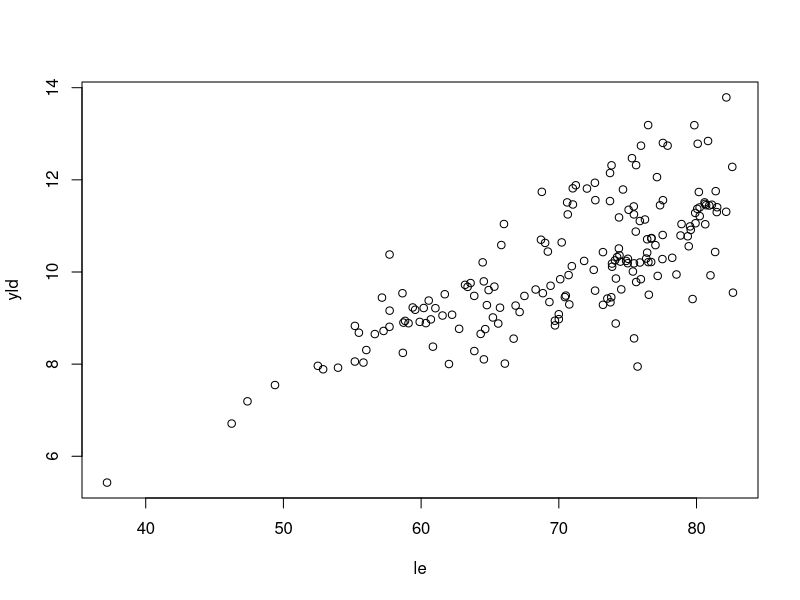
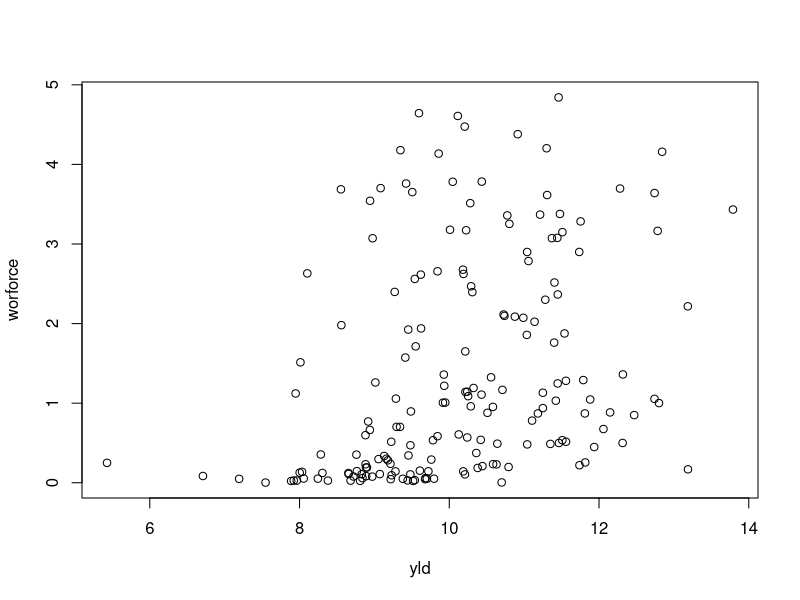
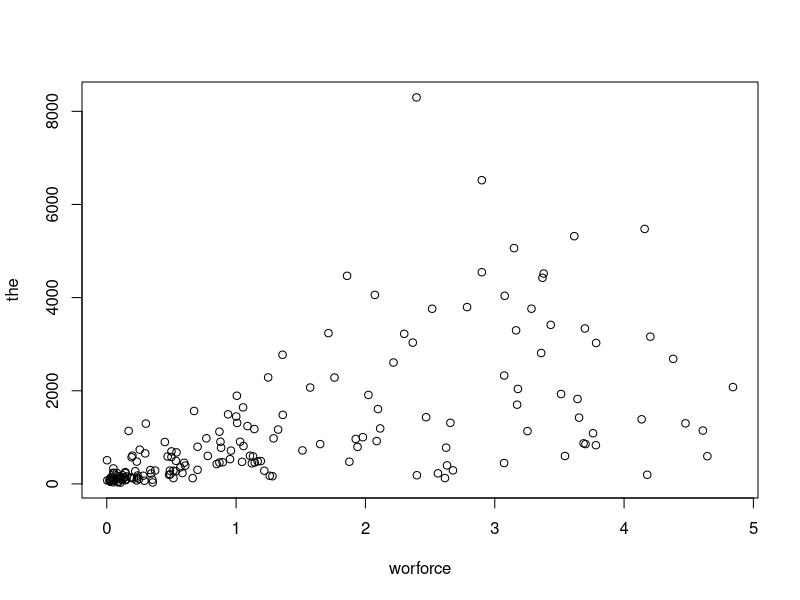

The R source for these figures, in order:
## ---- chunk 1
knitr::opts_chunk$set(echo = TRUE)
## ---- chunk 2
library(data.table)

raw.data.GBD <- read.csv("GBD.csv")
raw.data.WHO.WF <- read.csv("WHO_WF.csv")
raw.data.WHO.THE <- read.csv("WHO_THE.csv")

names(raw.data.GBD)
names(raw.data.WHO.WF)
names(raw.data.WHO.THE)

head(raw.data.GBD)
head(raw.data.WHO.WF)
head(raw.data.WHO.THE)


dim(raw.data.GBD)
dim(raw.data.WHO.WF)
dim(raw.data.WHO.THE)


# Data Tables
attach(raw.data.GBD)
attach(raw.data.WHO.WF)
attach(raw.data.WHO.THE)

DT.GBD <- data.table(raw.data.GBD)
DT.WHO.WF <- data.table(raw.data.WHO.WF)
DT.WHO.THE <- data.table(raw.data.WHO.THE)

tables()
## ---- chunk 3
data.WHO.WF <- DT.WHO.WF[DT.WHO.WF$GHO..CODE. == "HRH_26", ]
df.WHO.spool <- data.frame(country=data.WHO.WF$COUNTRY..CODE., worforce=data.WHO.WF$Numeric, year=data.WHO.WF$YEAR..CODE.)
df.WHO.spool
df.WHO.WF <- df.WHO.spool[order(df.WHO.spool$country, abs(df.WHO.spool$year) ), ] 
#sort by country and reverse of abs(year)
df.WHO.WF <- df.WHO.WF[ !duplicated(df.WHO.WF$country), ]
ISO3.revised <- as.vector(df.WHO.WF$country)
ISO3.revised
class(ISO3.revised)
length(df.WHO.WF$country)
list(df.WHO.WF$country)
df.WHO.WF


data.GBD.2010 <- DT.GBD[DT.GBD$year == "2010" & DT.GBD$age_name == "0-1 years" &
                                DT.GBD$sex_name == "Both" & 
                                DT.GBD$iso3 %in% ISO3.revised , ]
data.GBD.2010.ordered <- data.GBD.2010[order(iso3), ]
data.GBD.2010.ordered
df.GBD <- data.frame(country=data.GBD.2010.ordered$iso3, le=data.GBD.2010.ordered$le, hale=data.GBD.2010.ordered$hale)
df.GBD


data.WHO.THE.2010 <- DT.WHO.THE[DT.WHO.THE$YEAR == "2010" & 
                                        DT.WHO.THE$GHO == "WHS7_105" & 
                                        DT.WHO.THE$Numeric != "NA" & 
                                        DT.WHO.THE$COUNTRY %in% ISO3.revised,  ]
data.WHO.THE.2010.ordered <- data.WHO.THE.2010[order(COUNTRY), ]
data.WHO.THE.2010.ordered
df.WHO.THE <- data.frame(country=data.WHO.THE.2010.ordered$COUNTRY, the=data.WHO.THE.2010.ordered$Numeric)
df.WHO.THE

df.merge.1 <- merge(df.WHO.WF, df.GBD, all.x=F, by="country")
df.merge.1

intermediate.data <- merge(df.merge.1, df.WHO.THE, all.x=F, by="country")
intermediate.data

# Years Lived with Disability
yld <- intermediate.data$le - intermediate.data$hale
yld

# Tidy Dataset
tidy.data <- data.frame(intermediate.data, yld)
tidy.data

attach(tidy.data)

# Saving Tidy Dataset to .csv file
write.csv(tidy.data, "Workforce_Output_World.csv")
## ---- chunk 4
plot(le, yld)
plot(yld, worforce)
plot(worforce, the)

